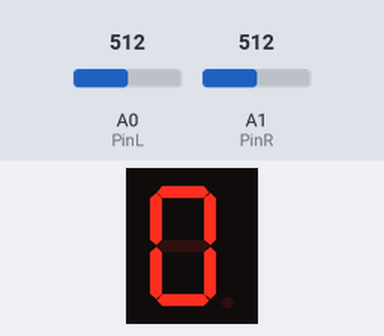
Bench run of a sketch on a simulated Arduino Uno, built with avr-gcc and run on an emulated ATmega328P. Shown: 1-digit seven-segment display. Wiring (inferred from the names in the program): 1-digit 7-segment display, segments lit when HIGH: segments pin 2, pin 3, pin 4, pin 5, pin 6, pin 7, pin 13, pin 12. The inputs (shaded band) are chosen by the test bench; at power-on: A0 (PinL) = 512, A1 (PinR) = 512. The segment pins are drawn as the display they are named for.

Above: at 1.2 s.
1.3 s: A0 (PinL) set to 660
At 2.2 s:
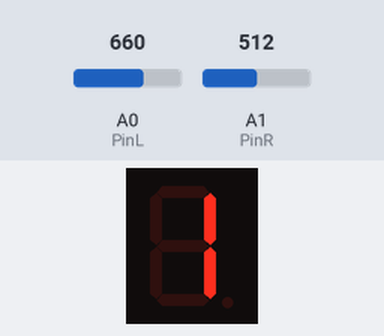
5.3 s: A1 (PinR) set to 640
At 8.9 s:
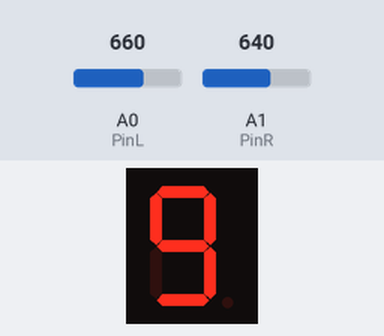
Timing chart, 0 to 10.4 s (numbered marks = the images above; inputs shaded):
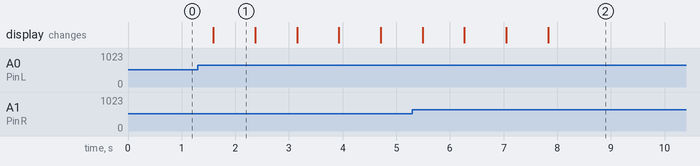

The sketch:

basic2.ino
```cpp
#include <Arduino_FreeRTOS.h>
#define portCHAR char

void TaskA0(void *pvParameters);
void TaskA1(void *pvParameters);
void TaskSeven(void *pvParameters);

const int PinL = A0; // 光敏電阻 A0
const int PinR = A1; // 光敏電阻 A1
int valL = 0; // photocell variable
int valR = 0; // photocell variable
int number = 0;

int pins[8] = {2, 3, 4, 5, 6, 7, 13, 12};//pins to 7-seg.
boolean data[10][8] = {
  {1,1,1,1,1,1,0}, // 0
  {0,1,1,0,0,0,0}, // 1
  {1,1,0,1,1,0,1}, // 2
  {1,1,1,1,0,0,1}, // 3
  {0,1,1,0,0,1,1}, // 4
  {1,0,1,1,0,1,1}, // 5
  {1,0,1,1,1,1,1}, // 6
  {1,1,1,0,0,0,0}, // 7
  {1,1,1,1,1,1,1}, // 8
  {1,1,1,1,0,1,1}  // 9
};


void setup(){
  Serial.begin(9600);
  pinMode(2, OUTPUT);
  pinMode(3, OUTPUT);
  pinMode(4, OUTPUT);
  pinMode(5, OUTPUT);
  pinMode(6, OUTPUT);
  pinMode(7, OUTPUT);
  pinMode(13, OUTPUT);
  pinMode(12, OUTPUT);
  pinMode(PinL, INPUT);
  pinMode(PinR, INPUT);

  //initial state
  for(int i = 0; i < 8; i++){
        digitalWrite(pins[i],data[number][i] == 1 ? HIGH : LOW);
  }

  xTaskCreate(TaskA0, (const portCHAR *)"task_A0", 128, NULL, 1, NULL);
  xTaskCreate(TaskA1, (const portCHAR *)"task_A1", 128, NULL, 1, NULL);
  xTaskCreate(TaskSeven, (const portCHAR *)"task_Seven", 128, NULL, 1, NULL);

}

void TaskA0(void *pvParameters) {
  (void) pvParameters;

  for(;;){
    valL = analogRead(PinL);
  }
}

void TaskA1(void *pvParameters) {
  (void) pvParameters;

  for(;;){
    valR = analogRead(PinR);
  }
}

void TaskSeven(void *pvParameters) {
  (void) pvParameters;

for (;;) {

  if(valR<650 && valL>650){
        if(number < 9) number++;
        else number = 9;
  }

  else if(valR>650 && valL<650){
        if (number > 0) number--;
        else number = 0;
  }

  for(int i = 0; i < 8; i++){
     digitalWrite(pins[i],data[number][i] == 1 ? HIGH : LOW);
  }

  vTaskDelay(50);
}
}

void loop() {}
```

Measured:
- after the input at 1.3 s, the display: changes after 0.29 s (image 1)
- what the display in image 1 shows lasts 0.8 s, from 1.6 s to 2.4 s
